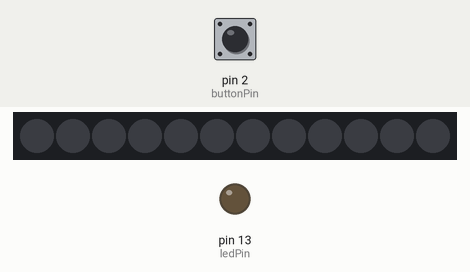
This sketch was run on a simulated Arduino Uno, built with avr-gcc and run on an emulated ATmega328P. On the bench: 12 RGB LEDs in strip order, left to right, output pins drawn as LEDs (lit = HIGH). The inputs (shaded band) are chosen by the test bench; at power-on: pin 2 (buttonPin) LOW. Dim RGB values are drawn brighter than linear.

Above: at 1.2 s.
1.3 s: pin 2 (buttonPin) pulled HIGH for 1 s
At 1.53 s:
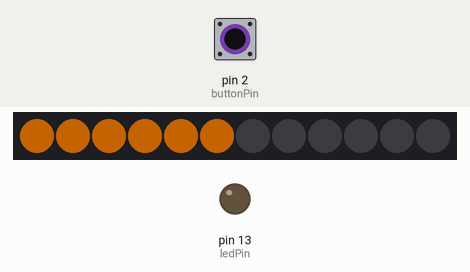
4.1 s: pin 2 (buttonPin) pulled HIGH for 3.2 s
Timing chart, 0 to 7.1 s (numbered marks = the images above; inputs shaded):
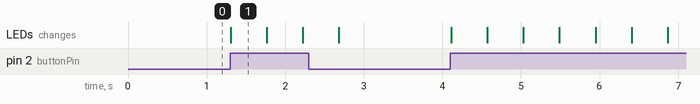

The sketch:

motorCycleLights.ino
```cpp
const int buttonPin = 2;     // the number of the pushbutton pin
const int ledPin =  13;      // the number of the LED pin

// variables will change:
int buttonState = 0;         // variable for reading the pushbutton status
int delayTime = 456;
#include <Adafruit_NeoPixel.h>

#define PIN 6


// Parameter 1 = number of pixels in strip
// Parameter 2 = Arduino pin number (most are valid)
// Parameter 3 = pixel type flags, add together as needed:
//   NEO_KHZ800  800 KHz bitstream (most NeoPixel products w/WS2812 LEDs)
//   NEO_KHZ400  400 KHz (classic 'v1' (not v2) FLORA pixels, WS2811 drivers)
//   NEO_GRB     Pixels are wired for GRB bitstream (most NeoPixel products)
//   NEO_RGB     Pixels are wired for RGB bitstream (v1 FLORA pixels, not v2)
Adafruit_NeoPixel strip = Adafruit_NeoPixel(12, PIN, NEO_GRB + NEO_KHZ800);

void setup() {
  strip.begin();
  strip.show(); // Initialize all pixels to 'off'
  strip.setBrightness(122);
  // initialize the LED pin as an output:
  pinMode(ledPin, OUTPUT);
  // initialize the pushbutton pin as an input:
  pinMode(buttonPin, INPUT);
}

void loop(){
  // read the state of the pushbutton value:
  buttonState = digitalRead(buttonPin);

  // check if the pushbutton is pressed.
  // if it is, the buttonState is HIGH:
  if (buttonState == HIGH) {
    // turn LED on:
    //rightCall();
    leftCall();
    //stopCall();

    //digitalWrite(ledPin, HIGH);
  }
  else {
    // turn LED off:
      colorChangeStop(strip.Color(0, 0, 0), 50); // Red

    strip.show(); // Initialize all pixels to 'off'
  }
}


void stopCall() {
  colorChangeStop(strip.Color(255, 0, 0), 50); // Red
  //delay(delayTime);
  //colorChangeStop(strip.Color(0, 0, 0), 50); // Red
  //delay(delayTime);
}
void colorChangeStop(uint32_t c, uint8_t wait) {
  for(uint16_t i=0; i<strip.numPixels(); i++) {
    strip.setPixelColor(i, c);
    strip.show();
    //delay(wait);
  }


}
void leftCall() {
  colorChangeLeft(strip.Color(195, 99, 0), 50); // Red
  delay(delayTime);
  colorChangeLeft(strip.Color(0, 0, 0), 50); // Red
  delay(delayTime);
}
void colorChangeLeft(uint32_t c, uint8_t wait) {
  for(uint16_t i=0; i<6; i++) {
    strip.setPixelColor(i, c);
    strip.show();
    //delay(wait);
  }
}
void rightCall() {
  colorChangeRight(strip.Color(195, 99, 0), 50); // Red
  delay(delayTime);
  colorChangeRight(strip.Color(0, 0, 0), 50); // Red
  delay(delayTime);
}
void colorChangeRight(uint32_t c, uint8_t wait) {
  for(uint16_t i=6; i<12; i++) {
    strip.setPixelColor(i, c);
    strip.show();
    //delay(wait);
  }
}
```

Measured:
- after the input at 1.3 s, the LEDs: change at once (image 1)
- what the display in image 1 shows lasts 0.5 s, from 1.3 s to 1.8 s
